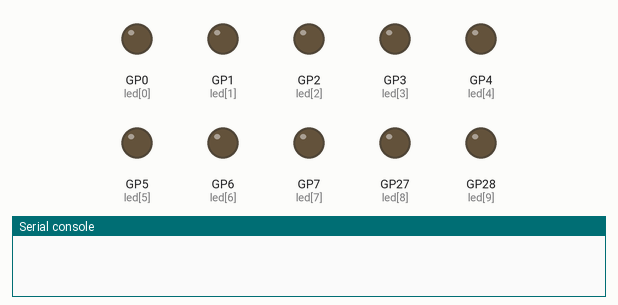
Bench run of a program on a simulated Raspberry Pi Pico running MicroPython. Shown: output pins drawn as LEDs (lit = HIGH), the last lines printed to the serial console.

Above: at 0.5 s.
At 2.35 s:
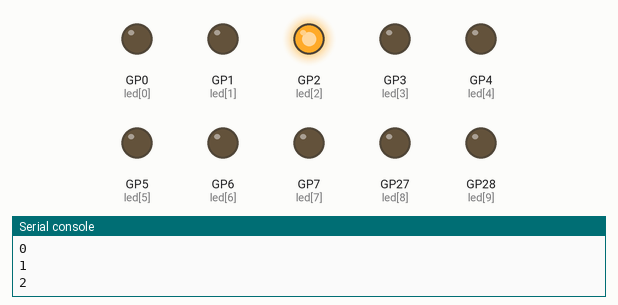
At 4.75 s:
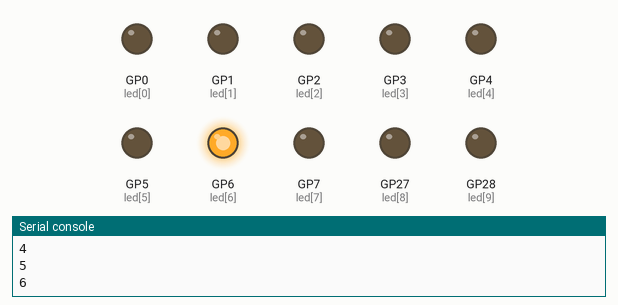
At 8.75 s:
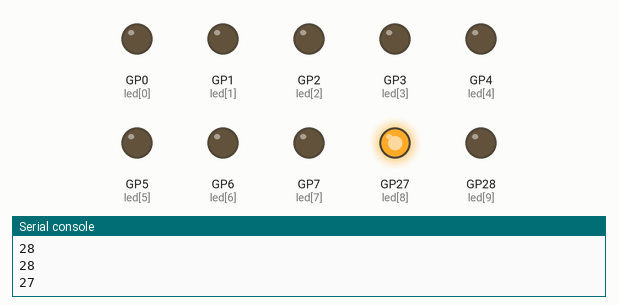
At 12.95 s:
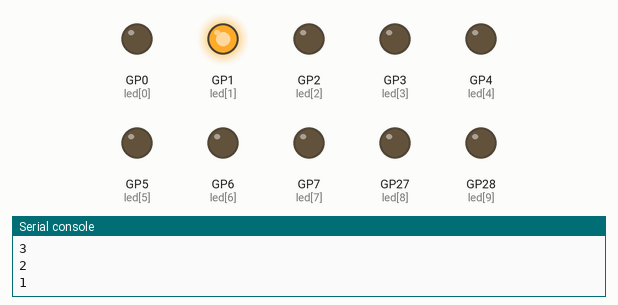
At 17.55 s:
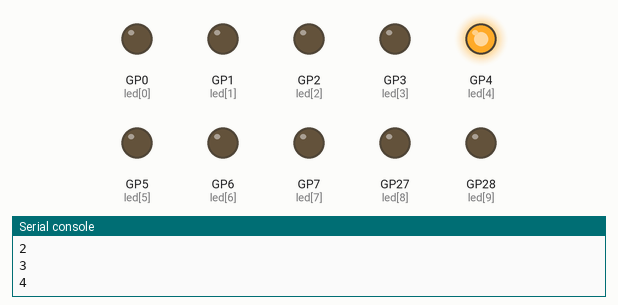
Timing chart, 0 to 18.2 s (numbered marks = the images above):
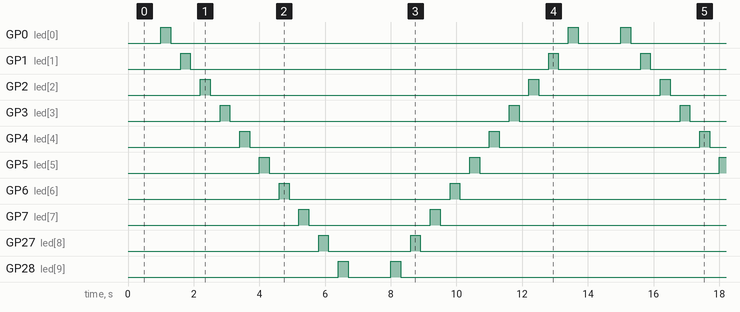

The program:

A05.py
```python
from machine import Pin
import time

pines = [0, 1, 2, 3, 4, 5, 6, 7, 27, 28] #27 y 28 son ADC0 y ADC1
def mostrarBarras():
    time.sleep(1) # parada entre recorridos
    for pin in pines:
        print(pin)
        led = Pin(pin, Pin.OUT)
        led.value(1)
        time.sleep_ms(300)
        led.value(0)
        time.sleep_ms(300)
    time.sleep(1) # parada entre recorridos
    for pin in reversed(pines):
        print(pin)
        led = Pin(pin, Pin.OUT)
        led.value(1)
        time.sleep_ms(300)
        led.value(0)
        time.sleep_ms(300)

while True:
    mostrarBarras()
```

Measured:
- by itself, GP0 (led[0]): repeats every 14.0 s: LOW 12.1 s, HIGH 0.30 s, LOW 1.3 s, HIGH 0.30 s
- by itself, GP1 (led[1]): repeats every 14.0 s: LOW 10.9 s, HIGH 0.30 s, LOW 2.5 s, HIGH 0.30 s
- by itself, GP2 (led[2]): repeats every 14.0 s: LOW 9.7 s, HIGH 0.30 s, LOW 3.7 s, HIGH 0.30 s
- by itself, GP3 (led[3]): repeats every 14.0 s: LOW 8.5 s, HIGH 0.30 s, LOW 4.9 s, HIGH 0.30 s
- by itself, GP4 (led[4]): repeats every 14.0 s: LOW 7.3 s, HIGH 0.30 s, LOW 6.1 s, HIGH 0.30 s
- by itself, GP5 (led[5]): repeats every 14.0 s: LOW 6.1 s, HIGH 0.30 s, LOW 7.3 s, HIGH 0.30 s
- by itself, GP6 (led[6]): repeats every 14.0 s: LOW 4.9 s, HIGH 0.30 s, LOW 8.5 s, HIGH 0.30 s
- by itself, GP7 (led[7]): repeats every 14.0 s: LOW 3.7 s, HIGH 0.30 s, LOW 9.7 s, HIGH 0.30 s
